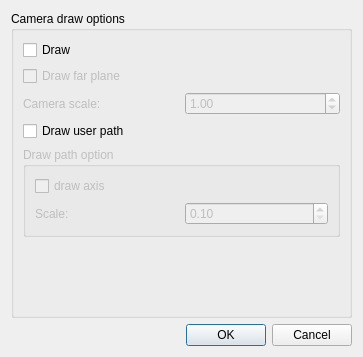
<?xml version="1.0" encoding="UTF-8"?>
<ui version="4.0">
 <class>CODialog</class>
 <widget class="QDialog" name="CODialog">
  <property name="geometry">
   <rect>
    <x>0</x>
    <y>0</y>
    <width>363</width>
    <height>357</height>
   </rect>
  </property>
  <property name="windowTitle">
   <string>Dialog</string>
  </property>
  <layout class="QVBoxLayout" name="verticalLayout">
   <item>
    <widget class="QGroupBox" name="groupBox">
     <property name="title">
      <string>Camera draw options</string>
     </property>
     <layout class="QVBoxLayout" name="verticalLayout_2">
      <item>
       <widget class="QCheckBox" name="draw_Check">
        <property name="text">
         <string>Draw</string>
        </property>
       </widget>
      </item>
      <item>
       <widget class="QCheckBox" name="farPlane_Check">
        <property name="enabled">
         <bool>false</bool>
        </property>
        <property name="text">
         <string>Draw far plane</string>
        </property>
       </widget>
      </item>
      <item>
       <layout class="QHBoxLayout" name="horizontalLayout">
        <item>
         <widget class="QLabel" name="label">
          <property name="enabled">
           <bool>false</bool>
          </property>
          <property name="text">
           <string>Camera scale:</string>
          </property>
         </widget>
        </item>
        <item>
         <widget class="QDoubleSpinBox" name="scale_Spin">
          <property name="enabled">
           <bool>false</bool>
          </property>
          <property name="minimum">
           <double>0.100000000000000</double>
          </property>
          <property name="value">
           <double>1.000000000000000</double>
          </property>
         </widget>
        </item>
       </layout>
      </item>
      <item>
       <widget class="QCheckBox" name="drawPath_Check">
        <property name="text">
         <string>Draw user path</string>
        </property>
       </widget>
      </item>
      <item>
       <widget class="QGroupBox" name="groupBox_2">
        <property name="enabled">
         <bool>false</bool>
        </property>
        <property name="title">
         <string>Draw path option</string>
        </property>
        <layout class="QVBoxLayout" name="verticalLayout_3">
         <item>
          <widget class="QCheckBox" name="drawAxis_Check">
           <property name="text">
            <string>draw axis</string>
           </property>
          </widget>
         </item>
         <item>
          <layout class="QHBoxLayout" name="horizontalLayout_2">
           <item>
            <widget class="QLabel" name="label_2">
             <property name="text">
              <string>Scale:</string>
             </property>
            </widget>
           </item>
           <item>
            <widget class="QDoubleSpinBox" name="frameScale_Spin">
             <property name="minimum">
              <double>0.100000000000000</double>
             </property>
            </widget>
           </item>
          </layout>
         </item>
        </layout>
       </widget>
      </item>
      <item>
       <spacer name="verticalSpacer">
        <property name="orientation">
         <enum>Qt::Vertical</enum>
        </property>
        <property name="sizeHint" stdset="0">
         <size>
          <width>20</width>
          <height>40</height>
         </size>
        </property>
       </spacer>
      </item>
     </layout>
    </widget>
   </item>
   <item>
    <widget class="QDialogButtonBox" name="buttonBox">
     <property name="orientation">
      <enum>Qt::Horizontal</enum>
     </property>
     <property name="standardButtons">
      <set>QDialogButtonBox::Cancel|QDialogButtonBox::Ok</set>
     </property>
    </widget>
   </item>
  </layout>
 </widget>
 <resources/>
 <connections>
  <connection>
   <sender>buttonBox</sender>
   <signal>accepted()</signal>
   <receiver>CODialog</receiver>
   <slot>accept()</slot>
   <hints>
    <hint type="sourcelabel">
     <x>248</x>
     <y>254</y>
    </hint>
    <hint type="destinationlabel">
     <x>157</x>
     <y>274</y>
    </hint>
   </hints>
  </connection>
  <connection>
   <sender>buttonBox</sender>
   <signal>rejected()</signal>
   <receiver>CODialog</receiver>
   <slot>reject()</slot>
   <hints>
    <hint type="sourcelabel">
     <x>316</x>
     <y>260</y>
    </hint>
    <hint type="destinationlabel">
     <x>286</x>
     <y>274</y>
    </hint>
   </hints>
  </connection>
 </connections>
</ui>
